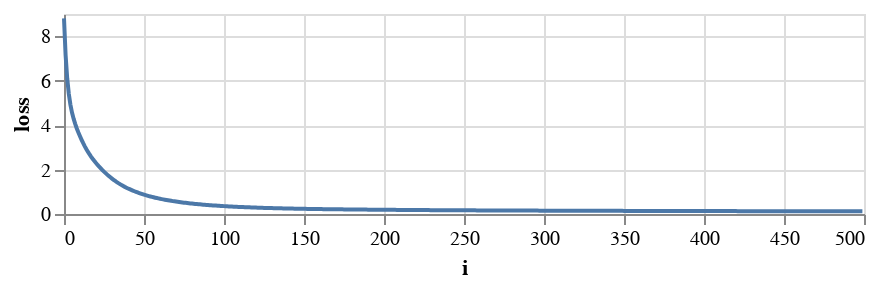

The cell this chart's notebook holds for it:
### Code cell
loss_df = pd.DataFrame({'i':range(500), 'loss':loss_record})
alt.Chart(loss_df, height=100).mark_line().encode(x='i', y='loss')

### Figure 1 — Vega-Lite specification as saved in the notebook (floating-point values rounded to 4 significant figures; data arrays with more than 128 entries replaced by an {"elided": "..."} marker saying what was removed)
{"$schema": "https://vega.github.io/schema/vega-lite/v3.4.0.json", "config": {"mark": {"tooltip": null}, "view": {"height": 300, "width": 400}}, "data": {"name": "data-d6b87d2c1ee2a2bb907da13a68e84899"}, "datasets": {"data-d6b87d2c1ee2a2bb907da13a68e84899": {"elided": "500 records"}}, "encoding": {"x": {"field": "i", "type": "quantitative"}, "y": {"field": "loss", "type": "quantitative"}}, "height": 100, "mark": "line"}
